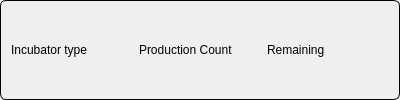
<?xml version="1.0" encoding="UTF-8"?>
<ui version="4.0">
 <class>ListItem</class>
 <widget class="QWidget" name="ListItem">
  <property name="geometry">
   <rect>
    <x>0</x>
    <y>0</y>
    <width>400</width>
    <height>100</height>
   </rect>
  </property>
  <property name="sizePolicy">
   <sizepolicy hsizetype="MinimumExpanding" vsizetype="Fixed">
    <horstretch>0</horstretch>
    <verstretch>0</verstretch>
   </sizepolicy>
  </property>
  <property name="minimumSize">
   <size>
    <width>0</width>
    <height>100</height>
   </size>
  </property>
  <property name="windowTitle">
   <string>Form</string>
  </property>
  <property name="styleSheet">
   <string notr="true">QWidget#ListItem {
	border: 1px solid black;
	border-radius: 6px;
}</string>
  </property>
  <layout class="QHBoxLayout" name="horizontalLayout">
   <property name="sizeConstraint">
    <enum>QLayout::SetMinAndMaxSize</enum>
   </property>
   <item>
    <widget class="QLabel" name="label_inc_type">
     <property name="text">
      <string>Incubator type</string>
     </property>
    </widget>
   </item>
   <item>
    <widget class="QLabel" name="label_count">
     <property name="text">
      <string>Production Count</string>
     </property>
    </widget>
   </item>
   <item>
    <widget class="QLabel" name="label_remaining">
     <property name="text">
      <string>Remaining</string>
     </property>
    </widget>
   </item>
  </layout>
 </widget>
 <resources/>
 <connections/>
</ui>
